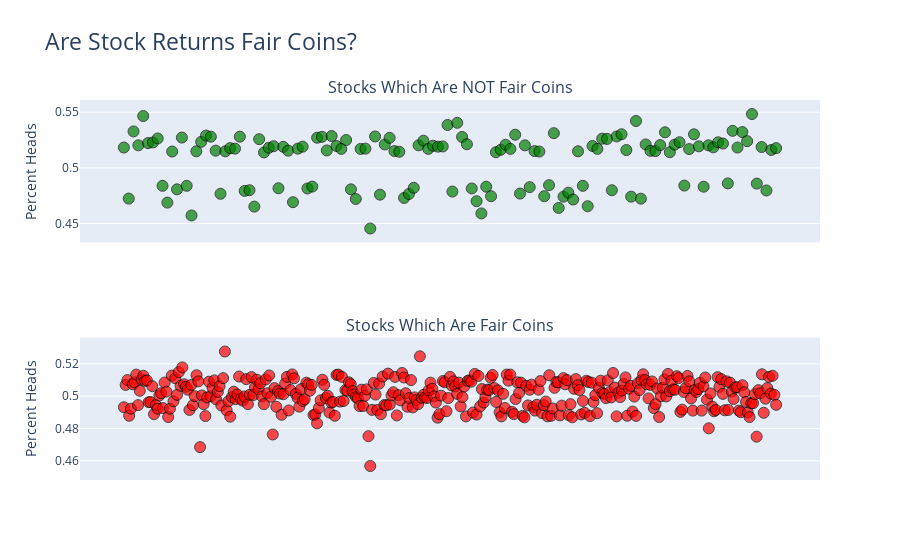

Notebook code for this chart:
### Code cell
reject_null = all_data_basic[all_data_basic['symbol'].isin(stocks_which_reject_null)].groupby(by='symbol')['as_coin_flip'].mean().reset_index()
fail_to_reject_null = all_data_basic[all_data_basic['symbol'].isin(stocks_which_fail_to_reject_null)].groupby(by='symbol')['as_coin_flip'].mean().reset_index()

fig = make_subplots(rows=2, cols=1,
                   subplot_titles=('Stocks Which Are NOT Fair Coins',
                                   'Stocks Which Are Fair Coins'))

# Add traces
fig.add_trace(go.Scatter(x=reject_null['symbol'], 
                         y=reject_null['as_coin_flip'],
                         mode='markers',
                         hoverinfo='x',
                         marker=dict(color='green',size=11, opacity=.7, line=dict(color='black', width=1))), row=1, col=1)

fig.add_trace(go.Scatter(x=fail_to_reject_null['symbol'], 
                         y=fail_to_reject_null['as_coin_flip'],
                         mode='markers',
                         hoverinfo='x',
                         marker=dict(color='red',size=11, opacity=.7, line=dict(color='black', width=1)),showlegend=False), row=2, col=1)

fig.update_layout(showlegend=False)
fig.update_xaxes(visible=False, row=1, col=1)
fig.update_xaxes(visible=False, row=2, col=1)
fig.update_yaxes(title='Percent Heads')

fig.update_layout(title='Are Stock Returns Fair Coins?',
                 title_font=dict(size=23))
fig.show()

### Figure 1 — Plotly figure (JSON) as saved in the notebook; plotly's stock layout.template omitted (floating-point values rounded to 4 significant figures; data arrays with more than 128 entries replaced by an {"elided": "..."} marker saying what was removed)
{"data": [{"hoverinfo": "x", "marker": {"color": "green", "line": {"color": "black", "width": 1}, "opacity": 0.7, "size": 11}, "mode": "markers", "type": "scatter", "x": {"elided": "136 str values"}, "xaxis": "x", "y": {"elided": "136 float values"}, "yaxis": "y"}, {"hoverinfo": "x", "marker": {"color": "red", "line": {"color": "black", "width": 1}, "opacity": 0.7, "size": 11}, "mode": "markers", "showlegend": false, "type": "scatter", "x": {"elided": "369 str values"}, "xaxis": "x2", "y": {"elided": "369 float values"}, "yaxis": "y2"}], "layout": {"annotations": [{"font": {"size": 16}, "showarrow": false, "text": "Stocks Which Are NOT Fair Coins", "x": 0.5, "xanchor": "center", "xref": "paper", "y": 1, "yanchor": "bottom", "yref": "paper"}, {"font": {"size": 16}, "showarrow": false, "text": "Stocks Which Are Fair Coins", "x": 0.5, "xanchor": "center", "xref": "paper", "y": 0.375, "yanchor": "bottom", "yref": "paper"}], "autosize": true, "showlegend": false, "title": {"font": {"size": 23}, "text": "Are Stock Returns Fair Coins?"}, "xaxis": {"anchor": "y", "autorange": true, "domain": [0, 1], "range": [-8.225, 143.2], "type": "category", "visible": false}, "xaxis2": {"anchor": "y2", "autorange": true, "domain": [0, 1], "range": [-22.42, 390.4], "type": "category", "visible": false}, "yaxis": {"anchor": "x", "autorange": true, "domain": [0.625, 1], "range": [0.4297, 0.5643], "title": {"text": "Percent Heads"}, "type": "linear"}, "yaxis2": {"anchor": "x2", "autorange": true, "domain": [0, 0.375], "range": [0.4459, 0.5385], "title": {"text": "Percent Heads"}, "type": "linear"}}}
